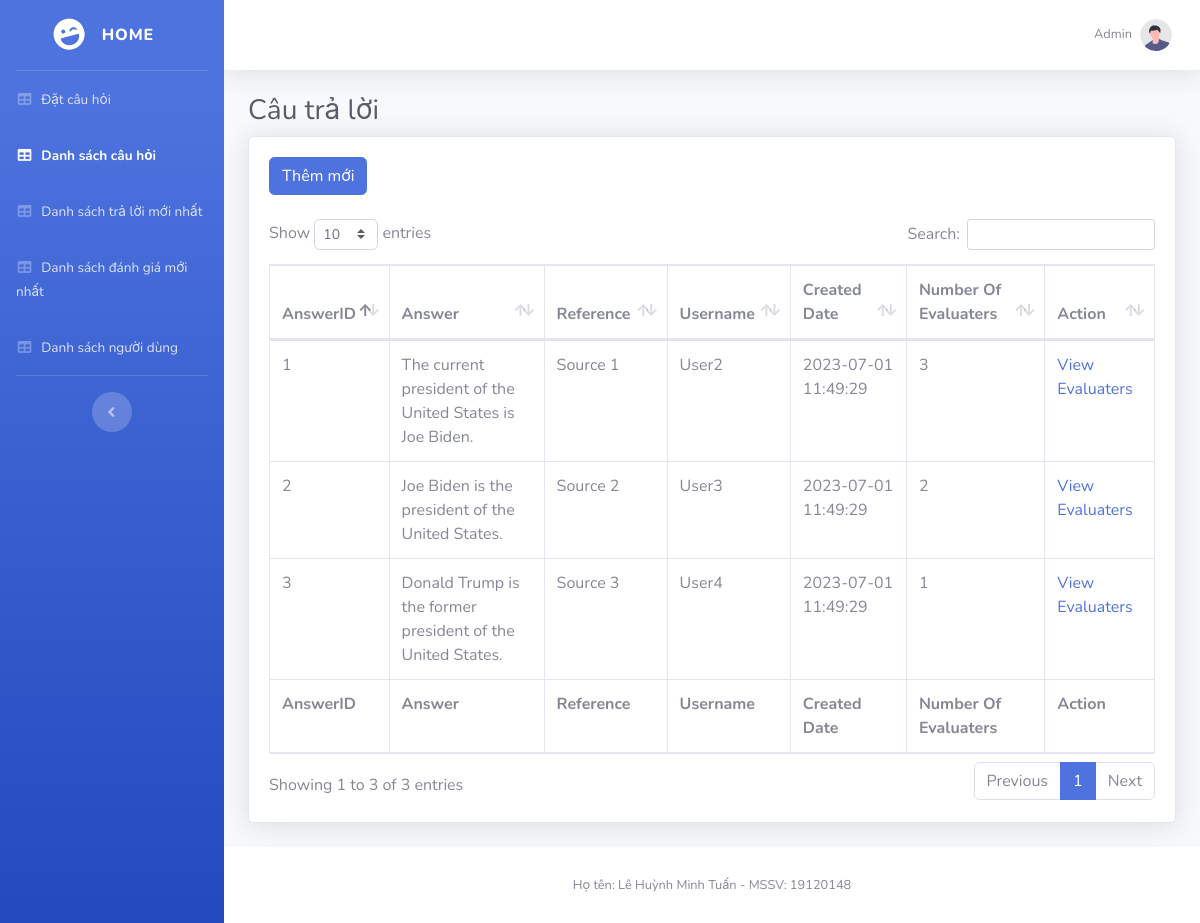
The app's page /?url=question/viewAnswer/1 (signed in) with its own data.
### tables this page shows
CREATE TABLE `answers` (
  `AnswerID` int(11) NOT NULL,
  `QuestionID` int(11) DEFAULT NULL,
  `Answer` varchar(255) DEFAULT NULL,
  `Reference` varchar(255) DEFAULT NULL,
  `UserID` int(11) DEFAULT NULL,
  `CreatedDate` datetime DEFAULT NULL,
  `NumberEvaluaters` int(11) DEFAULT NULL
);

CREATE TABLE `users` (
  `UserID` int(11) NOT NULL,
  `UserName` varchar(255) DEFAULT NULL,
  `Role` varchar(30) DEFAULT NULL,
  `Password` varchar(255) DEFAULT NULL
);

### libs/Controller.php (called while the page is built, shortened)
<?php
    class Controller {
        public function model($model) {
            return new $model;
        }
        public function view($view, $data = []) {
            require_once "./libs/Helper.php";
            require_once './views/' . $view . '.php';
        }
    }

### controllers/question.php (called while the page is built, shortened)
<?php
class Question extends Controller
{
    public function viewAnswer($id)
    {
        $this->view('layout',
            [
                'page'          => 'view_answer',
                'title'         => 'Answer',
                'answers'       => $this->model('AnswerModel')->getAnswerByQuestionId($id),
                'questionId'    => $id
            ]
        );
    }
}

### libs/App.php (called while the page is built, shortened)
<?php
    class App {
        protected $action = 'index';
        function __construct() {
            $arr = $this->handle();
            if (!is_null($arr)) {
                if (file_exists('./controllers/' . $arr[0] . '.php')) {
                    unset($arr[0]);
                }
            }
            $this->controller = new $this->controller;
            if (isset($arr[1])) {
                if (method_exists($this->controller, $arr[1])) {
                    $this->action = $arr[1];
                }
                unset($arr[1]);
            }
            $this->params = $arr ? array_values($arr) : [];
            call_user_func_array([$this->controller, $this->action], $this->params);
        }
        function handle() {
            if(isset($_GET['url'])){
                return explode('/', filter_var(trim($_GET['url'], '/')));
            }
        }
    }

### index.php (called while the page is built, shortened)
<?php
    require_once "./libs/App.php";
    require_once "./libs/Controller.php";
    require_once "./libs/config.inc.php";
    new App();

### libs/config.inc.php (called while the page is built, shortened)
<?php
    class Model {
        protected $server = 'localhost';
        protected $username = 'root';
        protected $password = '';
        public function __construct()
        {
            $this->connect = mysqli_connect($this->server, $this->username, $this->password);
        }
    }

### models/AnswerModel.php (called while the page is built, shortened)
<?php
class AnswerModel extends Model
{
    public function getAnswerByQuestionId($id)
    {
        $sql = "SELECT * FROM answers a, users b WHERE a.UserID = b.UserID AND a.QuestionID = {$id}";
        $result = mysqli_query($this->connect, $sql);
        $data = [];
        while ($row = mysqli_fetch_assoc($result)) {
            $data[] = $row;
        }
        return $data;
    }
}

### libs/Helper.php (called while the page is built, shortened)
<?php
   class Helper extends Controller
   {
      public function countEvaluate($answerId)
      {
         $model = $this->model('EvaluateModel');
         return $model->countEvaluate($answerId);
      }
   }

### models/EvaluateModel.php (called while the page is built, shortened)
<?php
class EvaluateModel extends Model
{
    public function countEvaluate($answerId)
    {
        $sql = "SELECT * FROM answer_evaluates WHERE AnswerID = {$answerId}";
        $result = mysqli_query($this->connect, $sql);
        return mysqli_num_rows($result);
    }
}

### views/view_answer.php (the view)
<h1 class="h3 mb-2 text-gray-800">Câu trả lời</h1>
<div class="card shadow mb-4">
    <div class="card-body">
        <?php if ($_SESSION['user']['Role'] !== 'Questioner' && $_SESSION['user']['Role'] !== 'Evaluater' && $_SESSION['user']['Role'] !== 'Viewer'): ?>
            <a href="?url=answer/createAnswer/<?= $data['questionId'] ?>" class="btn btn-primary mb-4">Thêm mới</a>
        <?php endif; ?>
        <div class="table-responsive">
            <table class="table table-bordered" id="dataTables-example" width="100%" cellspacing="0">
                <thead>
                    <tr>
                        <th>AnswerID</th>
                        <th>Answer</th>
                        <th>Reference</th>
                        <th>Username</th>
                        <th>Created Date</th>
                        <th>Number Of Evaluaters</th>
                        <?php if ($_SESSION['user']['Role'] !== 'Questioner' && $_SESSION['user']['Role'] !== 'Answerer'): ?>
                            <th>Action</th>
                        <?php endif; ?>
                    </tr>
                </thead>
                <tfoot>
                    <tr>
                        <th>AnswerID</th>
                        <th>Answer</th>
                        <th>Reference</th>
                        <th>Username</th>
                        <th>Created Date</th>
                        <th>Number Of Evaluaters</th>
                        <?php if ($_SESSION['user']['Role'] !== 'Questioner' && $_SESSION['user']['Role'] !== 'Answerer'): ?>
                            <th>Action</th>
                        <?php endif; ?>
                    </tr>
                </tfoot>
                <tbody>
                <?php foreach ($data['answers'] as $answer): ?>
                    <tr>
                        <td><?= $answer['AnswerID'] ?></td>
                        <td><?= $answer['Answer'] ?></td>
                        <td><?= $answer['Reference'] ?></td>
                        <td><?= $answer['UserName'] ?></td>
                        <td><?= $answer['CreatedDate'] ?></td>
                        <td><?= $helper->countEvaluate($answer['AnswerID']) ?></td>
                        <?php if ($_SESSION['user']['Role'] !== 'Questioner' && $_SESSION['user']['Role'] !== 'Answerer'): ?>
                            <td>
                                <a href="?url=answer/viewEvaluate/<?= $answer['AnswerID'] ?>">View Evaluaters</a>
                            </td>
                        <?php endif; ?>
                    </tr>
                <?php endforeach; ?>
                </tbody>
            </table>
        </div>
    </div>
</div>

### records on screen
answers: AnswerID "1", Answer "The current president of the United States is Joe Biden.", Reference "Source 1", UserID.UserName "User2", CreatedDate "2023-07-01 11:49:29", countEvaluate "3"
answers: AnswerID "2", Answer "Joe Biden is the president of the United States.", Reference "Source 2", UserID.UserName "User3", CreatedDate "2023-07-01 11:49:29", countEvaluate "2"
answers: AnswerID "3", Answer "Donald Trump is the former president of the United States.", Reference "Source 3", UserID.UserName "User4", CreatedDate "2023-07-01 11:49:29", countEvaluate "1"

### other values on screen
$_SESSION['user']['UserName'] "Admin"
